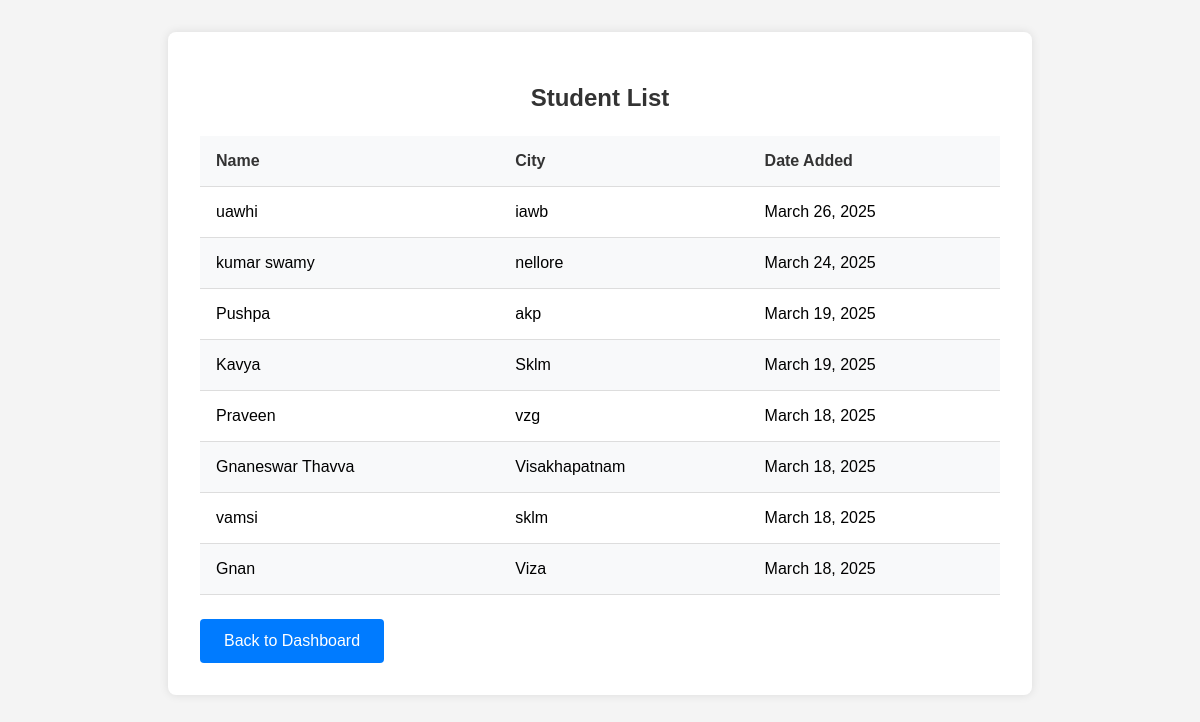
The app's page /student-list/ (signed in) with its own data.
### users/models.py (models this page shows, shortened)
class StudentDetails(models.Model):
    name = models.CharField(max_length=100)
    city = models.CharField(max_length=100)
    created_at = models.DateTimeField(auto_now_add=True)
    class Meta:
        db_table = 'studentdetails'

### users/views.py (the view)
# urls.py: path('student-list/', views.student_list, name='student_list'),
@login_required
def student_list(request):
    students = StudentDetails.objects.all().order_by('-created_at')
    return render(request, 'users/student_list.html', {'students': students})

### users/templates/users/student_list.html (shortened to what this page needs)
{% load static %}
<!DOCTYPE html>
<html>
<head>
    <link rel="stylesheet" type="text/css" href="{% static 'css/student_list.css' %}">
</head>
<body>
    <div class="container">
        <h2>Student List</h2>
        <table>
            <thead>
                <tr>
                    <th>Name</th>
                    <th>City</th>
                    <th>Date Added</th>
                </tr>
            </thead>
            <tbody>
                {% for student in students %}
                <tr>
                    <td>{{ student.name }}</td>
                    <td>{{ student.city }}</td>
                    <td>{{ student.created_at|date:"F j, Y" }}</td>
                </tr>
                {% endfor %}
            </tbody>
        </table>
        <a href="{% url 'login_success' %}" class="back-button">Back to Dashboard</a>
    </div>
</body>
</html>

### users/static/css/student_list.css (style rules this page uses)
body { font-family: Arial, sans-serif; background-color: #f4f4f4; padding: 2rem; margin: 0; }
.container { background-color: white; padding: 2rem; border-radius: 8px; box-shadow: 0 0 10px rgba(0, 0, 0, 0.1); max-width: 800px; margin: 0 auto; }
h2 { color: #333; text-align: center; margin-bottom: 1.5rem; }
table { width: 100%; border-collapse: collapse; margin-bottom: 1.5rem; }
th, td { padding: 1rem; text-align: left; border-bottom: 1px solid #ddd; }
th { background-color: #f8f9fa; color: #333; font-weight: bold; }
.back-button { display: inline-block; background-color: #007bff; color: white; padding: 0.8rem 1.5rem; text-decoration: none; border-radius: 4px; transition: background-color 0.3s; }
tbody tr:nth-child(even) { background-color: #f8f9fa; }

### records on screen
StudentDetails: name "uawhi", city "iawb", created_at "March 26, 2025"
StudentDetails: name "kumar swamy", city "nellore", created_at "March 24, 2025"
StudentDetails: name "Pushpa", city "akp", created_at "March 19, 2025"
StudentDetails: name "Kavya", city "Sklm", created_at "March 19, 2025"
StudentDetails: name "Praveen", city "vzg", created_at "March 18, 2025"
StudentDetails: name "Gnaneswar Thavva", city "Visakhapatnam", created_at "March 18, 2025"
StudentDetails: name "vamsi", city "sklm", created_at "March 18, 2025"
StudentDetails: name "Gnan", city "Viza", created_at "March 18, 2025"
